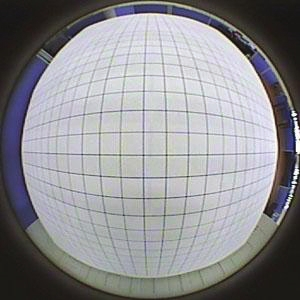
%> input picture correction/00 copy.jpg, 300 x 300 px
$ octave --eval "result = extraction_fish('00 copy.jpg');"   (GNU Octave 9; MATLAB toolbox functions it lacks are replaced by stand-ins)
%> lines starting %> are read from the running program, lines starting %| are printed output that depends on the picture
function New_image=extraction_fish(pic)
%> called with pic = '00 copy.jpg'

I0=imread(pic);
%> I0 is the input picture: size 300x300x3 uint8; mean R, G, B 142.1, 142, 145.5
I0=uint8(I0);
r=I0(:,:,1);
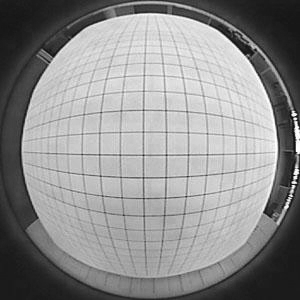
%> r: size 300x300 uint8; min 9, max 255, mean 142.1
g=I0(:,:,2);
b=I0(:,:,3);
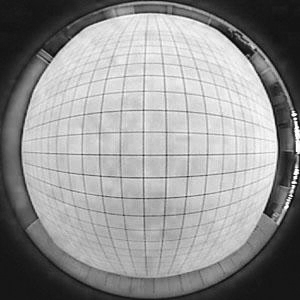
%> b: size 300x300 uint8; min 3, max 255, mean 145.5
I=0.59.*r+0.11.*g+0.3.*b; %像素亮度计算公式
I=uint8(I);
[Height,Width]=size(I);
%> Height = 300; Width = 300
Thre=30;  %预设阈值

for Row1=1:(Height/2);  %循环寻找圆形区域上边界

    CurRow_Bright=I(Row1,:);
    Max=max(CurRow_Bright); %求取最大亮度值
    Min=min(CurRow_Bright); %求取最小亮度值
    Lim=Max-Min;  %该扫描线的极限亮度差
     if (Lim>Thre)
         Ytop=Row1;
         break;

     end

end
%> this loop made 1 pass
%> (Max, Min, Lim) on pass 1: (74, 25, 49)

for Row2=Height:-1:(Height/2);  %循环寻找圆形区域下边界

    CurRow_Bright=I(Row2,:);
    Max=max(CurRow_Bright); %求取最大亮度值
    Min=min(CurRow_Bright); %求取最小亮度值
    Lim=Max-Min;  %该扫描线的极限亮度差
     if (Lim>Thre)
         Ybot=Row2;
         break;
     end

end
%> this loop made 1 pass
%> (Max, Min, Lim) on pass 1: (58, 24, 34)

for Col1=1:(Width/2);  %循环寻找圆形区域左边界

    CurCol_Bright = I(:,Col1);
    Max=max(CurCol_Bright); %求取最大亮度值
    Min=min(CurCol_Bright); %求取最小亮度值
    Lim=Max-Min;  %该扫描线的极限亮度差
     if (Lim>Thre),
         Xleft=Col1;
         break;
     end

end
%> this loop made 1 pass
%> (Max, Min, Lim) on pass 1: (59, 22, 37)

for Col2=Width:-1:Width/2;  %循环寻找圆形区域右边界

    CurCol_Bright = I(:,Col2);
    Max=max(CurCol_Bright); %求取最大亮度值
    Min=min(CurCol_Bright); %求取最小亮度值
    Lim=Max-Min;  %该扫描线的极限亮度差
     if (Lim>Thre),
         Xrig=Col2;
         break;
     end

end
%> this loop made 1 pass
%> (Max, Min, Lim) on pass 1: (253, 19, 234)

%x0=fix(Xleft+ Xrig)/2;
%y0=fix(Ytop+Ybot)/2;
Rx=floor((Xrig-Xleft)/2);
%> Rx = 149
Ry=floor((Ytop-Ybot)/2);
%> Ry = -150
R=max(Rx,Ry);
%> R = 149
New_image=uint8(zeros(2*R,2*R,3));
%> New_image: size 298x298x3 uint8; every value is 0
for i= 1:2*R
    for j=1:2*R
        New_image(i,j,:)=I0(Ytop+i,Xleft+j,:);

    end
end
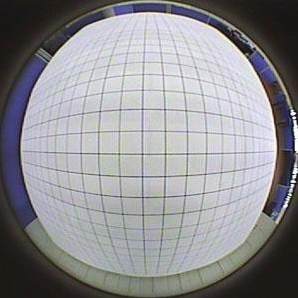
%> New_image: size 298x298x3 uint8; mean R, G, B 143.5, 143.4, 147
figure,imshow(New_image);
%figure,imshow(I0);
%figure,imshow(New_image);

$ run again, on correction/112.jpg
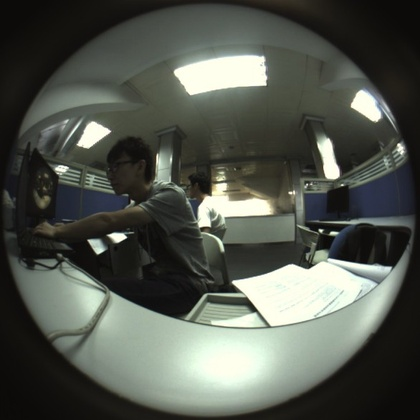
%> input picture correction/112.jpg, 420 x 420 px, shrunk from 586 x 586 before the run
%> in extraction_fish, I0 is the input picture: size 420x420x3 uint8; mean R, G, B 82.6, 86.9, 78.7
%> in extraction_fish, `b=I0(:,:,3);`:
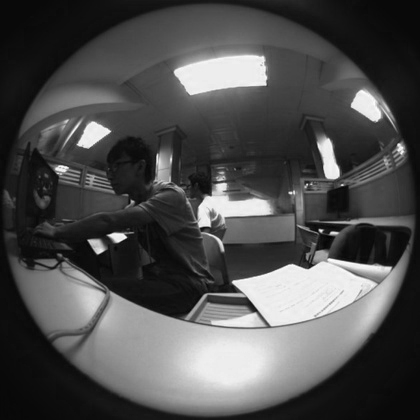
%> b: size 420x420 uint8; min 4, max 255, mean 78.7
%> the loop in extraction_fish, `for Row1=1:(Height/2);` made 1 pass
%> (Max, Min, Lim) on pass 1: (50, 11, 39)
%> the loop in extraction_fish, `for Row2=Height:-1:(Height/2);` made 3 passes
%> (Max, Lim) on passes 1 to 3: (28, 19), (29, 20), (45, 36)
%> the loop in extraction_fish, `for Col1=1:(Width/2);` made 4 passes
%> (Max, Min, Lim) on passes 1 to 4: (20, 9, 11), (20, 11, 9), (29, 9, 20), (44, 9, 35)
%> the loop in extraction_fish, `for Col2=Width:-1:Width/2;` made 6 passes
%> (Max, Lim) on passes 1 to 6: (20, 9), (21, 10), (21, 10), (23, 12), (34, 23), (52, 41)
%> Rx = 205
%> Ry = -209
%> R = 205
%> after the loop in extraction_fish, `for i= 1:2*R`:
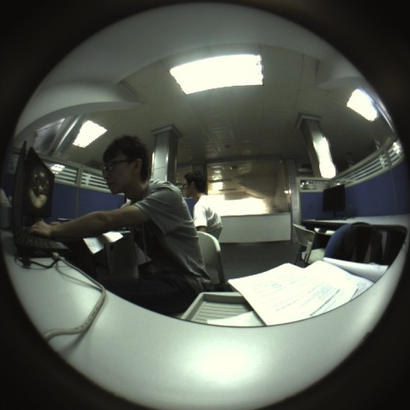
%> New_image: size 410x410x3 uint8; mean R, G, B 85.6, 90.1, 81.7
